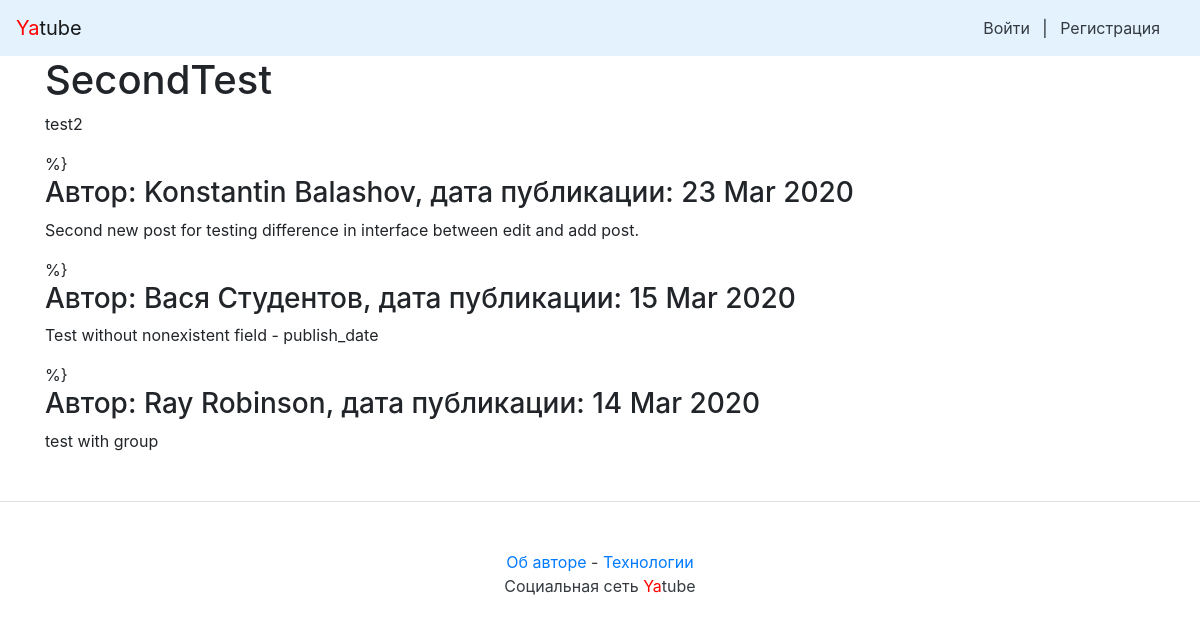
The app's page /group/ST/, older data.
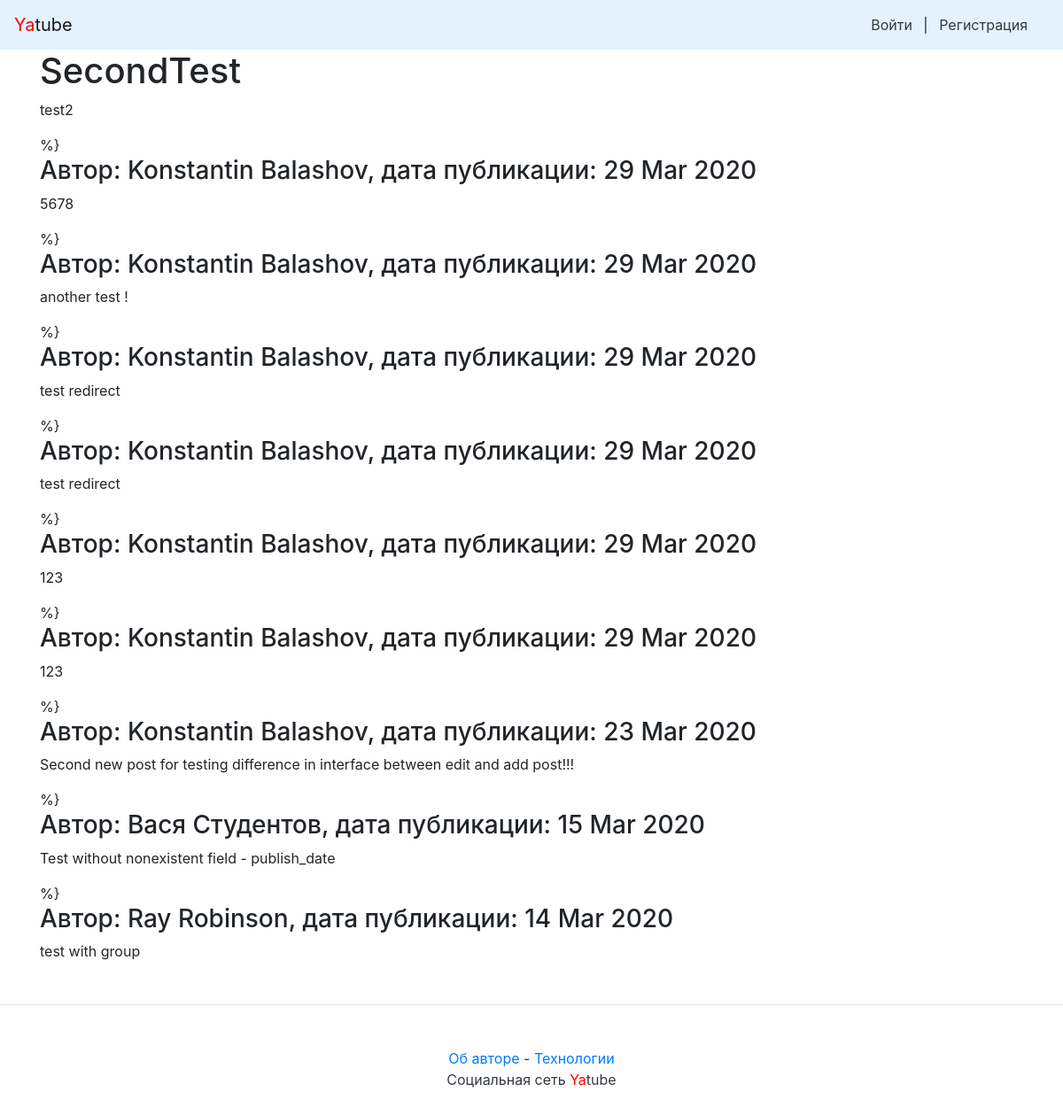
The same page, newer data.
### posts/models.py (models this page shows, shortened)
class Group(models.Model):
    title = models.CharField(max_length=200)
    slug = models.SlugField(unique=True)
    description = models.TextField()

class Post(models.Model):
    text = models.TextField()
    pub_date = models.DateTimeField("Дата публикации", auto_now_add=True, db_index=True)
    author = models.ForeignKey(User, on_delete=models.CASCADE, related_name="author_posts")
    group = models.ForeignKey(
        Group, on_delete=models.CASCADE, related_name="group_posts", blank=True, null=True
    )
    image = models.ImageField(upload_to='posts/', blank=True, null=True)

### posts/views.py (the view)
# urls.py: path("group/<slug:slug>/", views.group_posts),
def group_posts(request, slug):
    group = get_object_or_404(Group, slug=slug)
    post_list = Post.objects.filter(group=group).order_by("-pub_date")[:10]
    paginator = Paginator(post_list, 10)
    page_number = request.GET.get('page')
    page = paginator.get_page(page_number)
    return render(request, "group.html", {"group": group, 'page': page, 'paginator': paginator})

### templates/group.html (shortened to what this page needs)
{% extends "base.html" %}
{% block content %}
{% load thumbnail %}
<h1>{{group.title}}</h1>
<p>
{{group.description}}
</p>
{% for post in page %} %}
    <h3>
        Автор: {{ post.author.get_full_name }}, дата публикации: {{ post.pub_date|date:"d M Y" }}
    </h3>
    <p>{{post.text}}</p>
{%endfor%}
{% endblock %}

### templates/base.html (shortened to what this page needs)
<!doctype html>
<html>
    <head>
        {% load static %}
        <link rel="stylesheet" href="{% static 'bootstrap/dist/css/bootstrap.min.css' %}">
    </head>
    <body>
        {% include 'nav.html' %}
        <main>
            <div class="container">
                {% block content %}{% endblock content %}
            </div>
        </main>
        {% include 'footer.html' %}
    </body>
</html>

### templates/nav.html (shortened to what this page needs)
<!DOCTYPE html>
<html lang="en">
<head>
</head>
<body>
<nav class="navbar navbar-light" style="background-color: #e3f2fd;">
    <a class="navbar-brand" href="/"><span style="color:red">Ya</span>tube</a>
    <nav class="my-2 my-md-0 mr-md-3">
        {% if user.is_authenticated %}
        <a class="p-2 text-dark" href="{% url 'new' %}">Новая запись</a>
        Пользователь: {{ user.username }}.
        <a class="p-2 text-dark" href="{% url 'password_change' %}">Изменить пароль</a>
        <a class="p-2 text-dark" href="{% url 'logout' %}">Выйти</a>
        {% else %}
        <a class="p-2 text-dark" href="{% url 'login' %}">Войти</a> |
        <a class="p-2 text-dark" href="{% url 'signup' %}">Регистрация</a>
        {% endif %}
    </nav>
</nav>
</body>
</html>

### templates/footer.html
<footer class="pt-4 my-md-5 pt-md-5 border-top">
        <p class="m-0 text-dark text-center "><a href="/about-author/">Об авторе</a> - <a href="/about-spec/">Технологии</a></p>
        <p class="m-0 text-dark text-center ">Социальная сеть <span style="color:red">Ya</span>tube</p>
</footer>

Row changes from the older to the newer data that the page shows:
added Post: author.get_full_name "Konstantin Balashov", pub_date "29 Mar 2020", text "5678"
added Post: author.get_full_name "Konstantin Balashov", pub_date "29 Mar 2020", text "another test !"
added Post: author.get_full_name "Konstantin Balashov", pub_date "29 Mar 2020", text "test redirect"
added Post: author.get_full_name "Konstantin Balashov", pub_date "29 Mar 2020", text "test redirect"
added Post: author.get_full_name "Konstantin Balashov", pub_date "29 Mar 2020", text "123"
added Post: author.get_full_name "Konstantin Balashov", pub_date "29 Mar 2020", text "123"
changed Post: text "Second new post for testing difference in interface between edit and add post." → "Second new post for testing difference in interface between edit and add post!!!"
